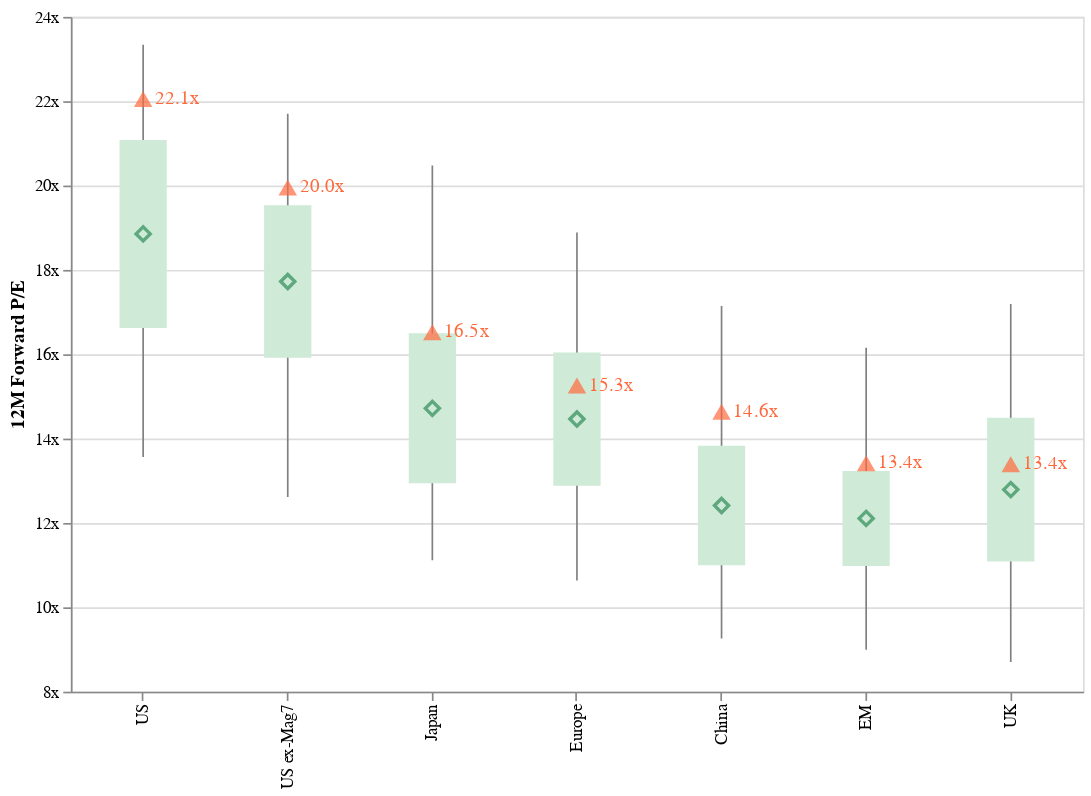

The cell this chart's notebook holds for it:
### Markdown cell above
# Regional PE Valuation
© 2026 Jim Domeij

This calculates 10-year P/E valuation statistics (average, standard deviation, minimum and maximum) for major equity regions. Current levels are compared to these statistics to assess the relative expansiveness vs history and other regions.

The BQL query builds a shared 10-year date range, defines a reusable forward P/E series, and computes `#avg`, `#std`, `#min`, `#max`, plus the latest value `#last` for each index in the universe. BQL returns a Polars DataFrame with `ID` and those five fields, which are renamed for plotting.

The chart visualizes each region’s distribution using a box for average ±1 standard deviation, whiskers for min/max, a diamond for the average, and a triangle for the latest value.

### Code cell
import json
from pathlib import Path

import altair as alt

alt.renderers.set_embed_options(actions=False)
chart_file = Path("docs/examples/macro") / "pe-valuations-hero.json"
with open(chart_file) as f:
    spec = json.load(f)
alt.Chart.from_dict(spec)

### Figure 1 — Vega-Lite specification as saved in the notebook (floating-point values rounded to 4 significant figures)
{"config": {"view": {"continuousWidth": 300, "continuousHeight": 300}}, "layer": [{"mark": {"type": "rule", "color": "grey"}, "encoding": {"tooltip": [{"field": "ID", "type": "nominal"}, {"field": "avg", "format": ".1f", "title": "Avg", "type": "quantitative"}, {"field": "std", "format": ".1f", "title": "Std", "type": "quantitative"}, {"field": "min", "format": ".1f", "title": "Min", "type": "quantitative"}, {"field": "max", "format": ".1f", "title": "Max", "type": "quantitative"}, {"field": "last", "format": ".1f", "title": "Last", "type": "quantitative"}], "x": {"field": "ID", "sort": {"field": "last", "order": "descending"}, "title": "", "type": "nominal"}, "y": {"field": "min", "type": "quantitative"}, "y2": {"field": "max"}}, "transform": [{"calculate": "format(datum.last, '.1f') + 'x'", "as": "last_label"}]}, {"mark": {"type": "bar", "color": "#cfead6", "size": 28}, "encoding": {"tooltip": [{"field": "ID", "type": "nominal"}, {"field": "avg", "format": ".1f", "title": "Avg", "type": "quantitative"}, {"field": "std", "format": ".1f", "title": "Std", "type": "quantitative"}, {"field": "min", "format": ".1f", "title": "Min", "type": "quantitative"}, {"field": "max", "format": ".1f", "title": "Max", "type": "quantitative"}, {"field": "last", "format": ".1f", "title": "Last", "type": "quantitative"}], "x": {"field": "ID", "sort": {"field": "last", "order": "descending"}, "title": "", "type": "nominal"}, "y": {"axis": {"labelExpr": "datum.value + 'x'"}, "field": "box_low", "scale": {"zero": false}, "title": "12M Forward P/E", "type": "quantitative"}, "y2": {"field": "box_high"}}, "transform": [{"calculate": "format(datum.last, '.1f') + 'x'", "as": "last_label"}]}, {"mark": {"type": "point", "color": "#2e8b57", "shape": "diamond", "size": 70}, "encoding": {"tooltip": [{"field": "ID", "type": "nominal"}, {"field": "avg", "format": ".1f", "title": "Avg", "type": "quantitative"}, {"field": "std", "format": ".1f", "title": "Std", "type": "quantitative"}, {"field": "min", "format": ".1f", "title": "Min", "type": "quantitative"}, {"field": "max", "format": ".1f", "title": "Max", "type": "quantitative"}, {"field": "last", "format": ".1f", "title": "Last", "type": "quantitative"}], "x": {"field": "ID", "sort": {"field": "last", "order": "descending"}, "title": "", "type": "nominal"}, "y": {"field": "avg", "type": "quantitative"}}, "transform": [{"calculate": "format(datum.last, '.1f') + 'x'", "as": "last_label"}]}, {"mark": {"type": "point", "color": "#ff6a3d", "filled": true, "shape": "triangle-up", "size": 120}, "encoding": {"tooltip": [{"field": "ID", "type": "nominal"}, {"field": "avg", "format": ".1f", "title": "Avg", "type": "quantitative"}, {"field": "std", "format": ".1f", "title": "Std", "type": "quantitative"}, {"field": "min", "format": ".1f", "title": "Min", "type": "quantitative"}, {"field": "max", "format": ".1f", "title": "Max", "type": "quantitative"}, {"field": "last", "format": ".1f", "title": "Last", "type": "quantitative"}], "x": {"field": "ID", "sort": {"field": "last", "order": "descending"}, "title": "", "type": "nominal"}, "y": {"field": "last", "type": "quantitative"}}, "transform": [{"calculate": "format(datum.last, '.1f') + 'x'", "as": "last_label"}]}, {"mark": {"type": "text", "color": "#ff6a3d", "dx": 20}, "encoding": {"text": {"field": "last_label", "type": "nominal"}, "tooltip": [{"field": "ID", "type": "nominal"}, {"field": "avg", "format": ".1f", "title": "Avg", "type": "quantitative"}, {"field": "std", "format": ".1f", "title": "Std", "type": "quantitative"}, {"field": "min", "format": ".1f", "title": "Min", "type": "quantitative"}, {"field": "max", "format": ".1f", "title": "Max", "type": "quantitative"}, {"field": "last", "format": ".1f", "title": "Last", "type": "quantitative"}], "x": {"field": "ID", "sort": {"field": "last", "order": "descending"}, "title": "", "type": "nominal"}, "y": {"field": "last", "type": "quantitative"}}, "transform": [{"calculate": "format(datum.last, '.1f') + 'x'", "as": "last_label"}]}], "data": {"name": "data-21e12c07485f4176cd03e285b8dbab2a"}, "datasets": {"data-21e12c07485f4176cd03e285b8dbab2a": [{"ID": "US", "avg": 18.85, "std": 2.229, "min": 13.56, "max": 23.34, "last": 22.05, "box_low": 16.62, "box_high": 21.08}, {"ID": "US ex-Mag7", "avg": 17.73, "std": 1.807, "min": 12.61, "max": 21.7, "last": 19.96, "box_low": 15.92, "box_high": 19.53}, {"ID": "Europe", "avg": 14.46, "std": 1.579, "min": 10.64, "max": 18.89, "last": 15.26, "box_low": 12.89, "box_high": 16.04}, {"ID": "Japan", "avg": 14.72, "std": 1.779, "min": 11.12, "max": 20.48, "last": 16.52, "box_low": 12.94, "box_high": 16.5}, {"ID": "UK", "avg": 12.79, "std": 1.703, "min": 8.703, "max": 17.19, "last": 13.39, "box_low": 11.09, "box_high": 14.49}, {"ID": "EM", "avg": 12.11, "std": 1.126, "min": 8.993, "max": 16.15, "last": 13.42, "box_low": 10.98, "box_high": 13.23}, {"ID": "China", "avg": 12.41, "std": 1.418, "min": 9.26, "max": 17.14, "last": 14.64, "box_low": 11.0, "box_high": 13.83}]}, "height": 400, "width": 600, "$schema": "https://vega.github.io/schema/vega-lite/v6.1.0.json"}
